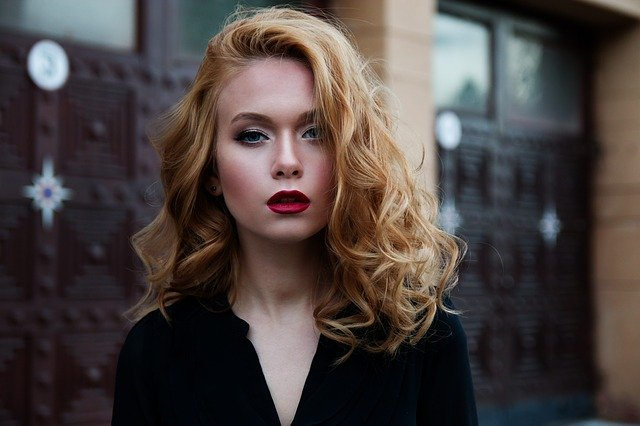
#> input picture computer-vision/facial_recog/image0.jpg, 640 x 426 px
$ jupyter execute facial_recog_1.ipynb
#> lines starting #> are read from the running program, lines starting #| are printed output that depends on the picture; after the words box and inside, x2 and y2 are one past the last pixel; in counts of white or black regions, pixels touching at a corner belong together
[cell 1]
import cv2
import sys
from matplotlib import pyplot as plt

imagePath = r'image0.jpg'
dirCascadeFiles = r'../opencv/haarcascades_cuda/'
# Récupération de fichiers préconfigurés : https://github.com/opencv/opencv/tree/3.4/data/haarcascades
cascadefile = dirCascadeFiles + "haarcascade_frontalface_default.xml"
classCascade = cv2.CascadeClassifier(cascadefile)

un peu d'info sur https://docs.opencv.org/3.4/db/d28/tutorial_cascade_classifier.html

# Image a analyser

[cell 2]
image = cv2.imread(imagePath)
#> image is the input picture: shape (426, 640, 3); mean B, G, R 63.3, 65.5, 74.4
plt.imshow(image)

# Récupération de l'image et conversion Greyscale

Transformations dans l'espace RVB telles que l'ajout / la suppression du canal alpha, l'inversion de l'ordre des canaux, la conversion vers / depuis la couleur RVB 16 bits (R5: G6: B5 ou R5: G5: B5), ainsi que la conversion vers / depuis l'échelle de gris en utilisant:

[cell 3]
gray = cv2.cvtColor(image, cv2.COLOR_BGR2GRAY)
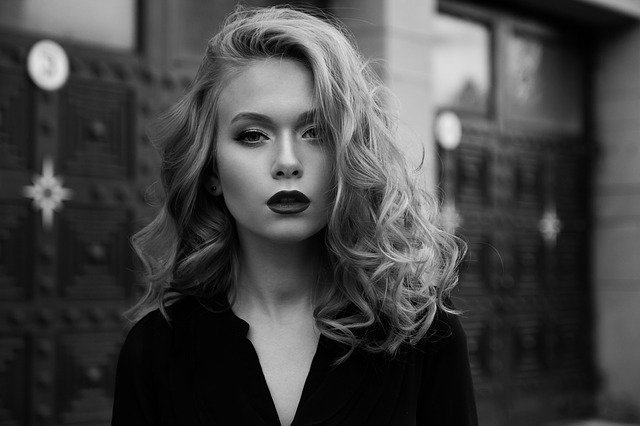
#> gray: shape (426, 640); min 0, max 235, mean 67.9
plt.imshow(gray)

[cell 4]
faces = classCascade.detectMultiScale(
    gray,
    scaleFactor=1.1,
    minNeighbors=5,
    minSize=(30, 30),
    flags = cv2.CASCADE_SCALE_IMAGE
)
#> faces = [[25, 38, 48, 48], [124, 210, 61, 61], [193, 63, 185, 185]]
print("Il y a {0} visage(s).".format(len(faces)))
#| Il y a 3 visage(s).

[cell 5]
# Dessine des rectangles autour des visages trouvés
for (x, y, w, h) in faces:
    cv2.rectangle(image, (x, y), (x+w, y+h), (0, 255, 0), 2)
#> this loop made 3 passes
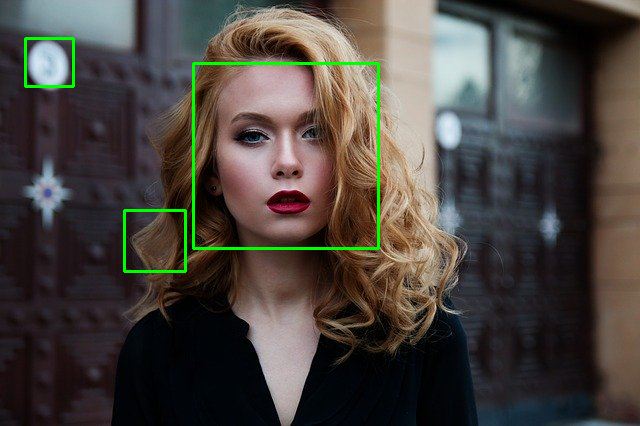
#> image: shape (426, 640, 3); 1.29% of pixels changed, all inside (x1, y1, x2, y2) = (24, 37, 380, 273)

plt.imshow(image)

Aïe il y a deux "visages" en trop semble-t-il

# Changeons de modèle

[cell 6]
image = cv2.imread(imagePath)
gray = cv2.cvtColor(image, cv2.COLOR_BGR2GRAY)
cascadefile = dirCascadeFiles + "haarcascade_frontalface_alt.xml"
classCascade = cv2.CascadeClassifier(cascadefile)
faces = classCascade.detectMultiScale(
    gray,
    scaleFactor=1.1,
    minNeighbors=5,
    minSize=(30, 30),
    flags = cv2.CASCADE_SCALE_IMAGE
)
#> faces = [[204, 70, 162, 162]]
print("Il y a {0} visage(s).".format(len(faces)))
#| Il y a 1 visage(s).
for (x, y, w, h) in faces:
    cv2.rectangle(image, (x, y), (x+w, y+h), (0, 255, 0), 2)
#> this loop made 1 pass
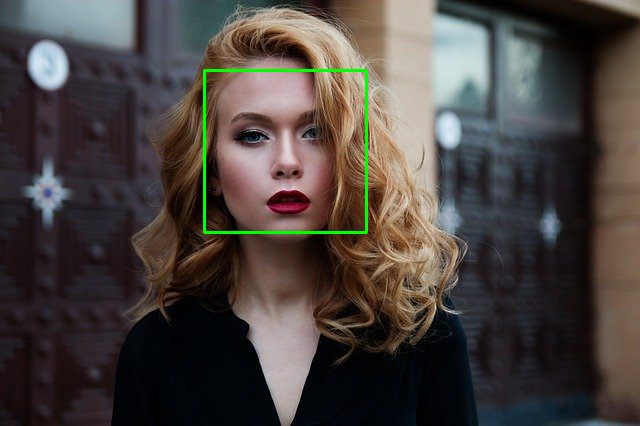
#> image: shape (426, 640, 3); 0.71% of pixels changed, all inside (x1, y1, x2, y2) = (203, 69, 368, 234)

plt.imshow(image)

C'est bien mieux !

# Découpons le visage que nous avons trouvé

[cell 7]
for (x, y, w, h) in faces:
    crop_img = image[y:y+h, x:x+w]
    plt.imshow(crop_img)
#> this loop made 1 pass
#> pass 1, `crop_img = image[y:y+h, x:x+w]`:
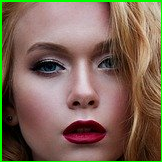
#> crop_img: shape (162, 162, 3); mean B, G, R 86.2, 103.3, 125.6

... et sauvegardons le dans un fichier !

[cell 8]
i=0
for (x, y, w, h) in faces:
    cv2.imwrite('fichier_resultat_' + str(i) + '.jpg', image[y:y+h, x:x+w])
    i = i+1
#> this loop made 1 pass
#> (x, y, w, h, i) on pass 1: (204, 70, 162, 162, 1)
#> after the loop, i = 1

# Essayons sur une nouvelle photo

[cell 9]
imagePath = r'image3.jpg'
image = cv2.imread(imagePath)
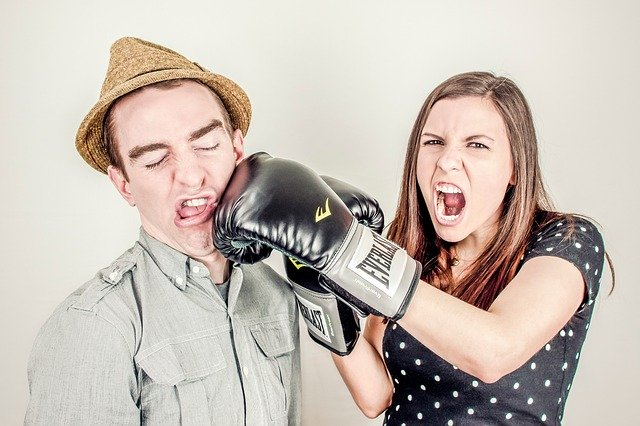
#> input picture computer-vision/facial_recog/image3.jpg, 640 x 426 px
#> image is the input picture: shape (426, 640, 3); mean B, G, R 179.5, 188.4, 199
gray = cv2.cvtColor(image, cv2.COLOR_BGR2GRAY)
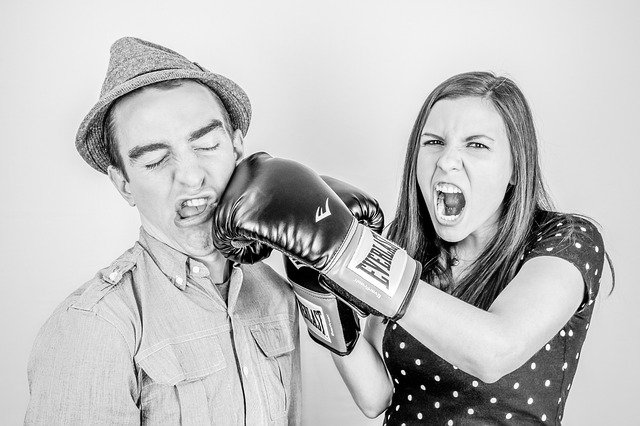
#> gray: shape (426, 640); min 0, max 255, mean 190.6
cascadefile = dirCascadeFiles + "haarcascade_frontalface_default.xml"
classCascade = cv2.CascadeClassifier(cascadefile)
faces = classCascade.detectMultiScale(
    gray,
    scaleFactor=1.1,
    minNeighbors=5,
    minSize=(30, 30),
    flags = cv2.CASCADE_SCALE_IMAGE
)
#> faces = [[396, 101, 124, 124], [101, 88, 154, 154]]
print("Il y a {0} visage(s).".format(len(faces)))
#| Il y a 2 visage(s).
for (x, y, w, h) in faces:
    cv2.rectangle(image, (x, y), (x+w, y+h), (0, 255, 0), 2)
#> this loop made 2 passes
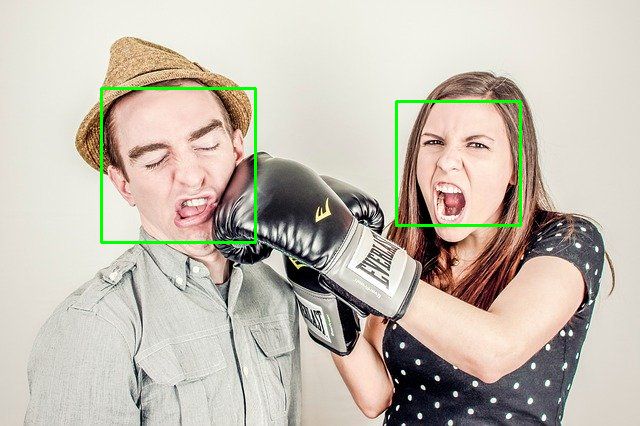
#> image: shape (426, 640, 3); 1.22% of pixels changed, all inside (x1, y1, x2, y2) = (100, 87, 522, 244)

plt.imshow(image)

[cell 10]
for i in range(len(faces)):
    print("Cadre du visage N°{0} --> {1}".format(i, faces[i]))
#> this loop made 2 passes
#| Cadre du visage N°0 --> [396 101 124 124]
#| Cadre du visage N°1 --> [101  88 154 154]

[cell 11]
for i in range(len(faces)):
    plt.subplot(1, 2, i+1)
    plt.imshow(image[faces[i][1]:faces[i][1]+faces[i][3], faces[i][0]:faces[i][0]+faces[i][2]])
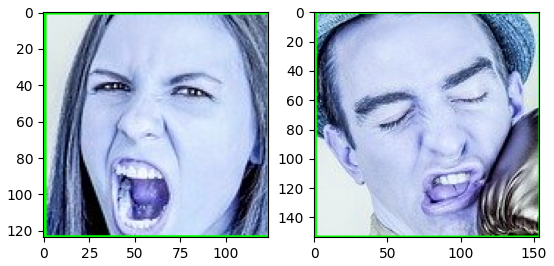
#> figure drawn by matplotlib, 2 panels
